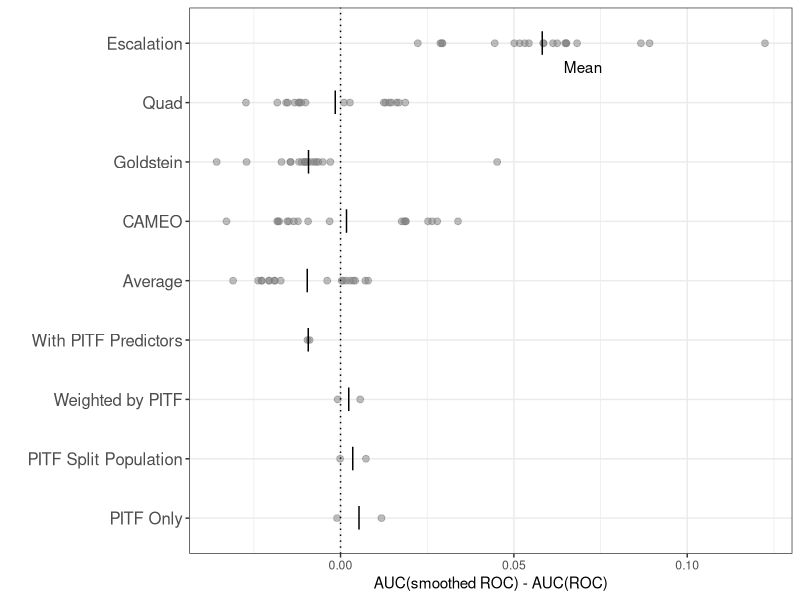

The R source for this figure: (Note: this script raises an error after producing the figure.)
## ---- chunk 1
knitr::opts_chunk$set(echo = FALSE, message=FALSE)
# options(tinytex.verbose = TRUE)

library(bookdown)
library(readr)
library(dplyr)
library(tidyr)
library(tidyverse)
library(kableExtra)
library(stringr)
## ---- chunk 2
table1_benefit <- read_csv("data/table1-smooth-benefit.csv") 
table2_benefit <- read_csv("data/table2-smooth-benefit.csv") 

benefit <- bind_rows(
  table1_benefit %>%
    rename(setting = Model) %>%
    pivot_longer(-c(horizon, setting), names_to = "model", values_to = "diff"),
  table2_benefit %>%
    rename(setting = Model, Escalation = `Escalation Only`) %>%
    pivot_longer(-c(horizon, setting), names_to = "model", values_to = "diff")
)

# mean benefit by model
means <- benefit %>%
  group_by(model) %>%
  summarize(avg_benefit = mean(diff))

ann_text <- tibble(horizon = "1 month", diff = 0.07, model = 8.6, label = "Mean")

model_levels <- c("Escalation", "Quad", "Goldstein", "CAMEO", "Average", 
                  "With PITF Predictors", "Weighted by PITF", "PITF Split Population",
                  "PITF Only")
benefit %>%
  mutate(model = factor(model, levels = rev(model_levels))) %>%
  ggplot(aes(y = model)) + 
  #facet_wrap(~ horizon, scales = "free_x") +
  geom_point(aes(x = diff), alpha = 0.5, size = 2, color = "gray50") +
  geom_point(data = means, aes(x = avg_benefit), shape = "|", color = "black", size = 6) +
  labs(x = "AUC(smoothed ROC) - AUC(ROC)",
       y = "") +
  theme_bw() +
  geom_text(data = ann_text, aes(x = diff, label = label), col = "black") +
  geom_vline(xintercept = 0, linetype = 3) +
  theme(axis.text.y = element_text(size = 12))
## ---- chunk 3
table1_nosmooth <- read_csv("data/table1-nosmooth.csv")

table1_nosmooth %>%
  select(-horizon) %>%
  knitr::kable(
    digits = 2, booktabs = TRUE, 
    caption = "Comparison of the escalation model to alternative ICEWS model using test set AUC-ROC, \\textit{without} smoothed ROC curves (Replication of B\\&S Table 1)",
    label = "table1-nosmooth") %>% 
  pack_rows(index = c("One-month forecasts" = 9, "Six-month forecasts" = 9))
## ---- chunk 4
table2_full <- read_csv("data/table2-for-appendix.csv")

table2_full %>%
  select(horizon, column, N_test, cases) %>%
  pivot_wider(names_from = column, values_from = N_test) %>%
  arrange(horizon, desc(cases)) %>%
  rename(Cases = cases, Horizon = horizon) %>%
  select(Cases, Horizon, everything()) %>%
  arrange(desc(Cases), Horizon) %>%
  knitr::kable(
    "latex", booktabs = TRUE, digits = 0,
    caption = "Number of valid test predictions for the escalation and structural alterantives models (B\\&S Table 2)",
    label = "table2-N") %>%
  column_spec(3:7, width = "2cm") %>%
  collapse_rows(1:2, row_group_label_position = "stack") 
## ---- chunk 5
table2_nosmooth <- read_csv("data/table2-nosmooth.csv")

table2_nosmooth %>%
  dplyr::select(-Model, -horizon) %>%
  knitr::kable(
    digits = 2, booktabs = TRUE, 
    caption = "Comparison of escalation model to structural extensions, using test set AUC-ROC (Replication of B\\&S Table 2)",
    label = "table2-fixed") %>%
  column_spec(2:6, width = "2cm") %>%
  pack_rows(index = c("One-month forecasts" = 1, "Six-month forecasts" = 1)) %>%
  footnote("Differences from the original B\\&S Table 2: (1) AUC-ROC values are computed on the common subset of cases, meaning that N is equal in each row; (2) AUC-ROC values are computed using original, non-smoothed ROC curves.", footnote_as_chunk = TRUE, threeparttable = TRUE)
## ---- chunk 6
tab4o <- read_csv("data/table4-original.csv")
tab4f <- read_csv("data/table4-fixed.csv")

tab4o <- tab4o %>%
  rename(header = type) %>%
  mutate(source = "Original, scored with civil war incidence")
tab4f <- tab4f %>%
  rename(`Predicted 0` = `0`, `Predicted 1` = `1`) %>%
  mutate(source = "Fixed, scored with civil war onset")

tab4 <- bind_rows(tab4o, tab4f) %>%
  select(source, header, everything())

tab4 %>%
  knitr::kable(
    caption = "Replication of B\\&S Table 4: 2016 Confusion Matrices for Six-month Escalation Model.",
    label = "table4",
    booktabs = TRUE
  ) %>%
  kableExtra::collapse_rows(1:2, row_group_label_position = "stack")
## ---- chunk 7
table1_smooth <- read_csv("data/table1-smooth.csv")

table1_smooth %>%
  select(-horizon) %>%
  knitr::kable(
    digits = 2, booktabs = TRUE, 
    caption = "Replication of B\\&S Table 1 with smoothed ROC curves; test set AUC-ROC for various models",
    label = "table1-smooth") %>% 
  pack_rows(index = c("One-month forecasts" = 9, "Six-month forecasts" = 9))
## ---- chunk 8
table2_full <- read_csv("data/table2-for-appendix.csv")
  
table2_full %>%
  pivot_longer(auc_roc:auc_roc_smoothed, names_to = "Smoothed ROC",
               values_to = "auc_roc") %>%
  mutate(`Smoothed ROC` = case_when(
    `Smoothed ROC`=="auc_roc" ~ "No",
    TRUE ~ "Yes")
  ) %>%
  select(horizon, column, cases, `Smoothed ROC`, auc_roc) %>%
  pivot_wider(names_from = column, values_from = auc_roc) %>%
  rename(Cases = cases, Horizon = horizon) %>%
  select(Cases, Horizon, `Smoothed ROC`, everything()) %>%
  arrange(desc(Cases), Horizon, desc(`Smoothed ROC`)) %>%
  knitr::kable(
    "latex", booktabs = TRUE, digits = 2,
               caption = "Replication of B\\&S Table 2 with smoothed/original ROC and with original varying N cases or adjusting for common case set with constant N",
    label = "table2-full") %>%
  column_spec(3, width = "1.5cm") %>%
  column_spec(4:8, width = "2cm") %>%
  collapse_rows(1:3, row_group_label_position = "stack")

## ---- chunk 9
table1_benefit <- read_csv("data/table1-smooth-benefit.csv") 
table1_benefit %>%
  select(-horizon) %>%
  knitr::kable(
    digits = 2, booktabs = TRUE, 
    caption = "Smoothing advantage for B\\&S Table 1: the gain in AUC-ROC when calculated using smoothed ROC curves",
    label = "table1-benefit") %>% 
  pack_rows(index = c("One-month forecasts" = 9, "Six-month forecasts" = 9))

table2_benefit <- read_csv("data/table2-smooth-benefit.csv") 
table2_benefit %>%
  select(-horizon) %>%
  knitr::kable(
    digits = 2, booktabs = TRUE, 
    caption = "Smoothing advantage for B\\&S Table 2: the gain in AUC-ROC when calculated using smoothed ROC curves",
    label = "table2-benefit") %>% 
  column_spec(2:6, width = "2cm") %>%
  pack_rows(index = c("One-month forecasts" = 1, "Six-month forecasts" = 1))
## ---- chunk 10
table1_nosmooth <- read_csv("data/table1-nosmooth.csv")

icews_lvls <- c("Escalation", "Quad", "Goldstein", "CAMEO", "Average")

df <- table1_nosmooth %>%
  rename(Spec = Model) %>%
  pivot_longer(Escalation:Average, names_to = "Model", values_to = "auc_roc") %>%
  mutate(Model = factor(Model, levels = icews_lvls)) %>%
  nest(data = c(Spec, auc_roc))

pairs <- full_join(
  df %>% filter(Model!="Escalation"),
  df %>% filter(Model=="Escalation") %>% rename(data2 = data) %>% select(horizon, data2),
  by = c("horizon")
) %>%
  pivot_longer(data:data2, names_to = "xname", values_to = "data") %>%
  mutate(xname = ifelse(xname=="data", as.character(Model), "Escalation"),
         xname = factor(xname, levels = icews_lvls))

pairs %>%
  unnest(data) %>%
  ggplot(aes(x = xname, y = auc_roc)) +
  facet_grid(horizon ~ Model, scales = "free_x") +
  geom_point() +
  geom_line(aes(group = Spec)) +
  theme_bw() +
  theme(panel.grid.minor = element_blank()) +
  labs(x = "", y = "AUC-ROC (empirical)")
## ---- chunk 11
table2_nosmooth <- read_csv("data/table2-nosmooth.csv")

model_lvls <- colnames(table2_nosmooth)[-c(1:2)]

df <- table2_nosmooth %>%
  rename(Spec = Model) %>%
  pivot_longer(`Escalation Only`:`PITF Only`, names_to = "Model", values_to = "auc_roc") %>%
  mutate(Model = factor(Model, levels = model_lvls)) %>%
  nest(data = c(Spec, auc_roc))

pairs <- full_join(
  df %>% filter(Model!="Escalation Only"),
  df %>% filter(Model=="Escalation Only") %>% rename(data2 = data) %>% select(horizon, data2),
  by = c("horizon")
) %>%
  pivot_longer(data:data2, names_to = "xname", values_to = "data") %>%
  mutate(xname = ifelse(xname=="data", as.character(Model), "Escalation Only"),
         xname = factor(xname, levels = model_lvls))

pairs %>%
  unnest(data) %>%
  ggplot(aes(x = xname, y = auc_roc)) +
  facet_grid(horizon ~ Model, scales = "free_x") +
  geom_point() +
  geom_line(aes(group = Spec)) +
  theme_bw() +
  theme(panel.grid.minor = element_blank(),
        axis.text.x = element_text(angle = 30, hjust = 1)) +
  labs(x = "", y = "AUC-ROC (empirical)")
